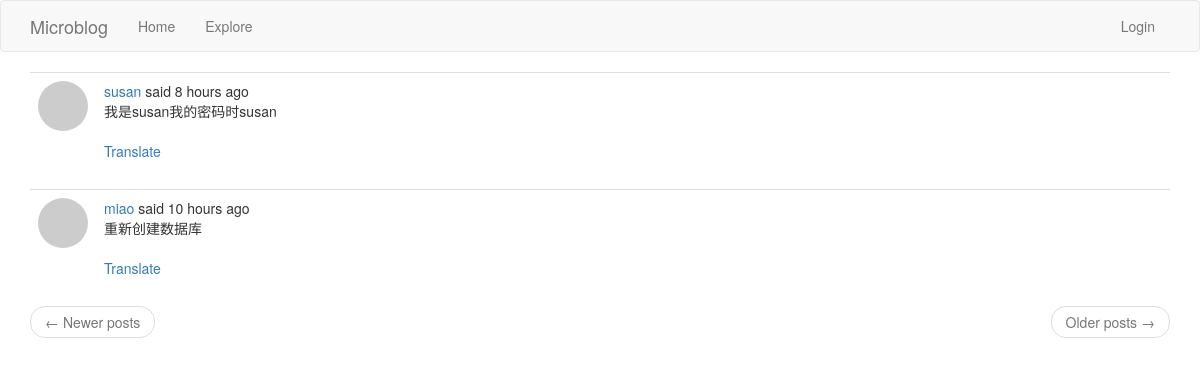
Before: /explore with the older database file.
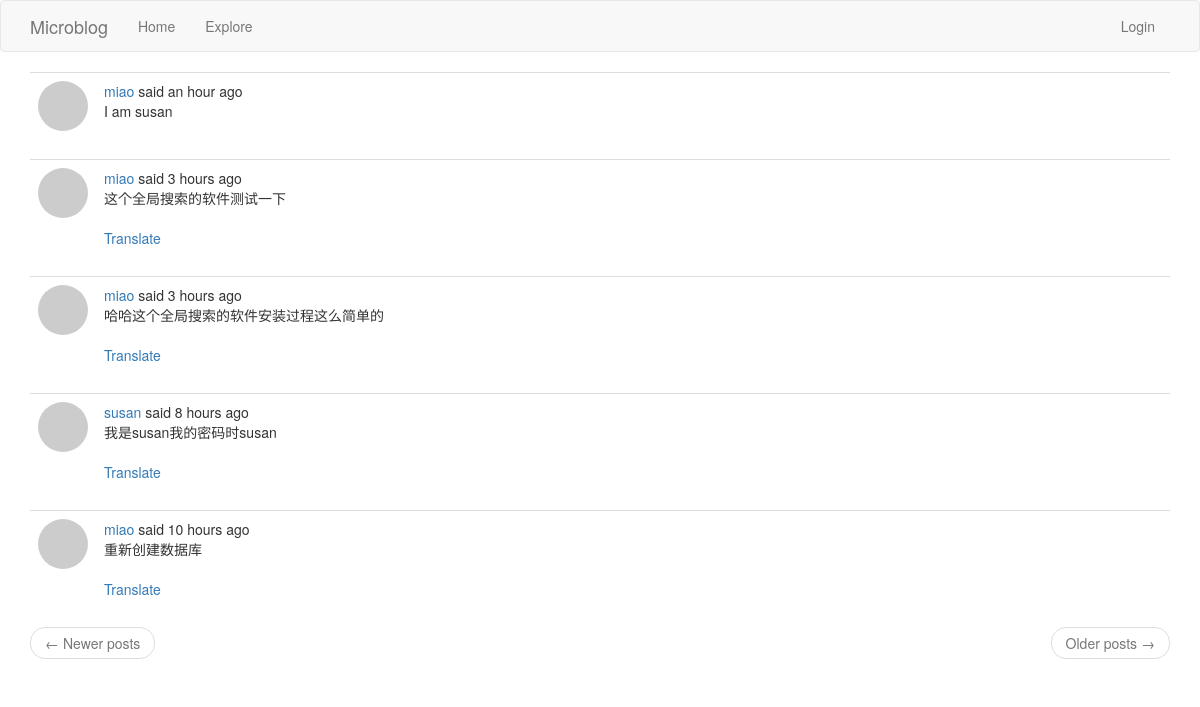
After: the same page with the newer database file.
### app/models.py (models this page shows, shortened)
class SearchableMixin(object):
    @classmethod
    def search(cls, expression, page, per_page):
        """获取搜索结果列表"""
        ids, total = query_index(cls.__tablename__, expression, page, per_page)
        if total == 0:
            return cls.query.filter_by(id=0), 0
        when = []
        for i in range(len(ids)):
            when.append((ids[i], i))
        return cls.query.filter(cls.id.in_(ids)).order_by(db.case(when, value=cls.id)), total  # SQL 的case when语句

class Post(SearchableMixin, db.Model):
    __searchable__ = ['body']  # 这个模型需要有body字段才能被索引,我添加的这个__searchable__属性只是一个变量，它没有任何关联的行为。 它只会帮助我以通用的方式编写索引函数。
    id = db.Column(db.Integer, primary_key=True)
    body = db.Column(db.String(140))
    timestamp = db.Column(db.DateTime, index=True, default=datetime.utcnow)
    user_id = db.Column(db.Integer, db.ForeignKey('user.id'))  # 初始化为user.id的外键,Flask-SQLAlchemy自动设置类名为小写来作为对应表的名称
    language = db.Column(db.String(5))  # 用户发表的动态的语言类型

### app/main/routes.py (the view)
@bp.route('/explore')
def explore():
    start_page = request.args.get('page', 1, type=int)  # 获取动态页要显示动态的起始页
    end_page = current_app.config['POSTS_PER_PAGE']  # 获取动态页要显示动态的终止页
    posts = Post.query.order_by(Post.timestamp.desc()).paginate(start_page, end_page, False)
    next_url = url_for('main.explore', page=posts.next_num) if posts.has_next else None
    prev_url = url_for('main.explore', page=posts.prev_num) if posts.has_prev else None
    return render_template('index.html', title=_("Explore"),
                           posts=posts.items,
                           next_url=next_url,
                           prev_url=prev_url)

### app/main/routes.py (called while the page is built)
@bp.before_app_request
def before_request():
    if current_user.is_authenticated:  # 当前用户是否已经登录
        current_user.last_seen = datetime.utcnow()
        db.session.commit()  # 不需要db.session.add()这句，因为当前用户已经存在数据库里了，当前用户是查询得到的
        g.search_form = SearchForm()
    g.locale = str(get_locale())

### app/models.py (called while the page is built)
    def avatar(self, size):
        digest = md5(self.email.lower().encode('utf-8')).hexdigest()  # md5(b'miao@email.com').hexdigest()获取字符串的md5值
        return 'https://www.gravatar.com/avatar/{}?d=identicon&s={}'.format(digest, size)

### app/templates/index.html (shortened to what this page needs)
{% extends "base.html" %}
{% import 'bootstrap/wtf.html' as wtf %}
{% block app_content %}
    {% for post in posts %}
        {% include '_post.html' %}
    {% endfor %}
    <nav aria-label="...">
        <ul class="pager">
            <li class="previous{% if not prev_url %} disabled{% endif %}">
                <a href="{{ prev_url or '#' }}">
                    <span aria-hidden="true">&larr;</span> {{ _('Newer posts') }}
                </a>
            </li>
            <li class="next{% if not next_url %} disabled{% endif %}">
                <a href="{{ next_url or '#' }}">
                    {{ _('Older posts') }} <span aria-hidden="true">&rarr;</span>
                </a>
            </li>
        </ul>
    </nav>
{% endblock %}

### app/templates/_post.html (shortened to what this page needs)
<table class="table table-hover">
    <tr>
        <td width="50px">
            <a href="{{ url_for('main.user', username=post.author.username) }}">
                <div style="width: 50px;height: 50px; border-radius:50%;overflow: hidden;">
                    <img src="{{ post.author.avatar(50) }}"/>
                </div>
            </a>
        </td>
        <td>
            {{ _('%(username)s said %(when)s', username=user_link, when=moment(post.timestamp).fromNow()) }}
            <br>
            <span id="post{{ post.id }}">{{ post.body }}</span>
            {% if post.language and post.language != g.locale %}
                <br><br>
                <span id="translation{{ post.id }}">
                    <a href="javascript:translate(
                                '#post{{ post.id }}',
                                '#translation{{ post.id }}',
                                '{{ post.language }}',
                                '{{ g.locale }}');">{{ _('Translate') }}</a>
                </span>
            {% endif %}
        </td>
    </tr>
</table>

Changed rows visible on the page:
added Post: body "I am susan"
added Post: body "这个全局搜索的软件测试一下"
added Post: body "哈哈这个全局搜索的软件安装过程这么简单的"
